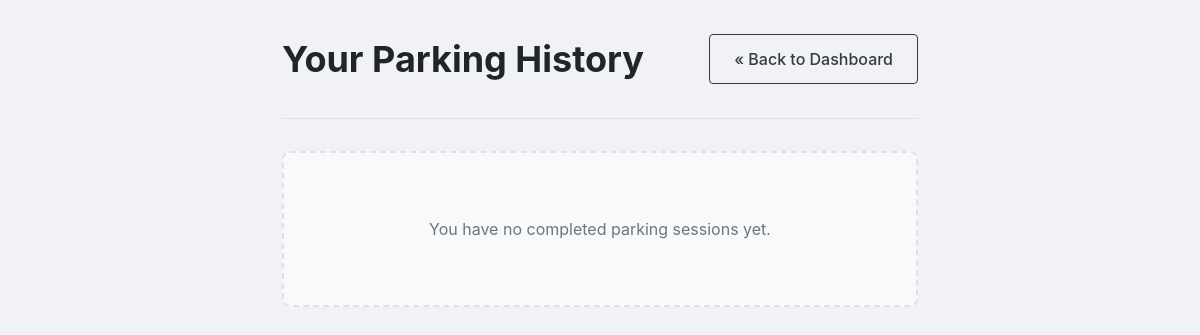
The app's page /user/history (signed in), older data.
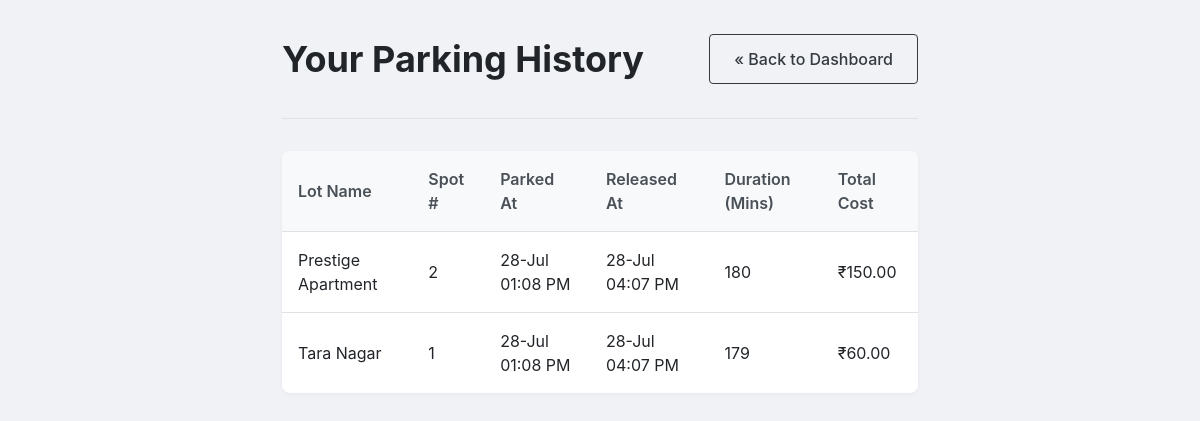
The same page, newer data.
### models/database.py (models this page shows)
class Reservation(db.Model):
    __tablename__ = 'reservation'
    id = db.Column(db.Integer, primary_key=True)
    spot_id = db.Column(db.Integer, db.ForeignKey('parking_spot.id'), nullable=False)
    user_id = db.Column(db.Integer, db.ForeignKey('user.id'), nullable=False)
    start_time = db.Column(db.DateTime, nullable=True)
    end_time = db.Column(db.DateTime, nullable=True)
    total_cost = db.Column(db.Float, nullable=True)

class ParkingLot(db.Model):
    __tablename__ = 'parking_lot'
    id = db.Column(db.Integer, primary_key=True)
    name = db.Column(db.String(50), nullable=False)
    address = db.Column(db.String(100), nullable=False)
    pincode = db.Column(db.String(10), nullable=False)
    capacity = db.Column(db.Integer, nullable=False)
    price_per_hour = db.Column(db.Float, nullable=False)
    spots = db.relationship('ParkingSpot', backref='lot', lazy=True, cascade="all, delete-orphan")

class ParkingSpot(db.Model):
    __tablename__ = 'parking_spot'
    id = db.Column(db.Integer, primary_key=True)
    lot_id = db.Column(db.Integer, db.ForeignKey('parking_lot.id'), nullable=False)
    spot_number = db.Column(db.Integer, nullable=False)
    status = db.Column(db.String(1), default='A', nullable=False) # 'A' for Available, 'O' for Occupied, 'R' for Reserved
    reservation = db.relationship('Reservation', backref='spot', uselist=False, cascade="all, delete-orphan")

### routes/user_routes.py (the view)
@user_bp.route('/user/history')
def parking_history():
    if 'user_id' not in session:
        flash('You must be logged in to view this page.', 'danger')
        return redirect(url_for('auth.login'))
    completed_reservations = Reservation.query.filter(
        Reservation.user_id == session['user_id'],
        Reservation.end_time.is_not(None)
    ).order_by(Reservation.end_time.desc()).all()
    return render_template('user/history.html', reservations=completed_reservations)

### app.py (called while the page is built)
def to_ist(utc_dt):
    if utc_dt is None:
        return ""
    utc_dt = utc_dt.replace(tzinfo=ZoneInfo("UTC"))
    return utc_dt.astimezone(ZoneInfo("Asia/Kolkata"))

### templates/user/history.html
{% extends "layout.html" %}
{% block content %}
<div class="dashboard-container">
    <div class="dashboard-header">
        <h1>Your Parking History</h1>
        <a href="{{ url_for('user.user_dashboard') }}" class="btn btn-outline">&laquo; Back to Dashboard</a>
    </div>
    <hr>
    {% if reservations %}
    <table class="data-table">
        <thead>
            <tr>
                <th>Lot Name</th>
                <th>Spot #</th>
                <th>Parked At</th>
                <th>Released At</th>
                <th>Duration (Mins)</th>
                <th>Total Cost</th>
            </tr>
        </thead>
        <tbody>
            {% for res in reservations %}
            <tr>
                <td>{{ res.spot.lot.name }}</td>
                <td>{{ res.spot.spot_number }}</td>
                <td>{{ (res.start_time | to_ist).strftime('%d-%b %I:%M %p') }}</td>
                <td>{{ (res.end_time | to_ist).strftime('%d-%b %I:%M %p') }}</td>
                {% set duration = (res.end_time - res.start_time).total_seconds() / 60 %}
                <td>{{ "%.0f"|format(duration) }}</td>
                <td>₹{{ "%.2f"|format(res.total_cost) }}</td>
            </tr>
            {% endfor %}
        </tbody>
    </table>
    {% else %}
    <div class="card-placeholder">
        <p>You have no completed parking sessions yet.</p>
    </div>
    {% endif %}
</div>
{% endblock %}

### templates/layout.html (shortened to what this page needs)
<!DOCTYPE html>
<html lang="en">
<head>
    <link rel="stylesheet" href="{{ url_for('static', filename='style.css') }}">
</head>
<body>
    <div class="main-container">
        {% block content %}{% endblock %}
    </div>
</body>
</html>

### Static/style.css (style rules this page uses)
html { box-sizing: border-box; }
*, *:before, *:after { box-sizing: inherit; }
body { margin: 0; font-family: -apple-system, BlinkMacSystemFont, "Segoe UI", Roboto, "Helvetica Neue", Arial, sans-serif; background-color: #f0f2f5; color: #212529; line-height: 1.5; }
.main-container { max-width: 700px; margin: 0 auto; padding: 2rem; }
.btn { display: inline-block; font-weight: 500; text-align: center; cursor: pointer; border: 1px solid transparent; padding: 0.75rem 1.5rem; font-size: 1rem; border-radius: 0.25rem; text-decoration: none; transition: all 0.2s ease-in-out; }
.btn-outline { color: #343a40; border-color: #343a40; background-color: transparent; }
.dashboard-container { max-width: 900px; }
.dashboard-header { display: flex; justify-content: space-between; align-items: center; margin-bottom: 1rem; }
.dashboard-header h1 { margin: 0; font-size: 2.25rem; }
hr { margin: 2rem 0; border: 0; border-top: 1px solid #dee2e6; }
.data-table { width: 100%; border-collapse: collapse; background-color: #fff; box-shadow: 0 2px 4px rgba(0,0,0,0.04); border-radius: 0.5rem; overflow: hidden; }
.data-table th, .data-table td { padding: 1rem; text-align: left; border-bottom: 1px solid #dee2e6; }
.data-table th { background-color: #f8f9fa; font-weight: 600; color: #495057; }
.data-table tbody tr:last-child td { border-bottom: none; }

Row changes from the older to the newer data that the page shows:
now on this page (row edited): Reservation: spot.lot.name "Prestige Apartment", spot.spot_number "2", start_time "28-Jul 01:08 PM", end_time "28-Jul 04:07 PM", duration "180", total_cost "150.00"
now on this page (row edited): Reservation: spot.lot.name "Tara Nagar", spot.spot_number "1", start_time "28-Jul 01:08 PM", end_time "28-Jul 04:07 PM", duration "179", total_cost "60.00"
Text that changed along with them:
text no longer shown: "You have no completed parking sessions yet."
text now shown: "Lot Name Spot # Parked At Released At Duration (Mins) Total Cost"
